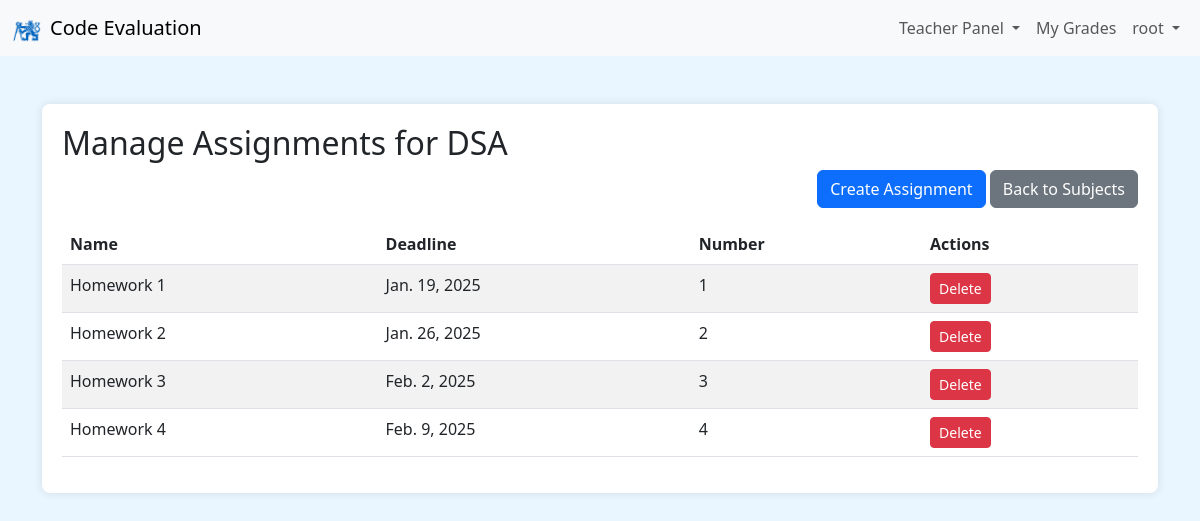
The app's page /teacher/subjects/2/assignments/ (signed in) with its own data.
### upload/models.py (models this page shows, shortened)
class Subject(models.Model):
    name = models.CharField(max_length=100)
    description = models.TextField()

class Assignment(models.Model):
    subject = models.ForeignKey(Subject, on_delete=models.CASCADE, related_name='assignments')
    name = models.CharField(max_length=100)
    description = models.TextField()
    deadline = models.DateField()
    number = models.PositiveIntegerField()
    max_points = models.PositiveIntegerField(default=10, help_text="Максимальное количество баллов за это задание.")
    max_uploads = models.PositiveIntegerField(default=20, help_text="Максимальное количество загрузок для студента.")

### upload/views.py (the view)
# urls.py: path('teacher/subjects/<int:pk>/assignments/', views.teacher_assignment_list, name='teacher_assignment_list'),
@login_required
@user_passes_test(is_teacher)
def teacher_assignment_list(request, pk):
    subject = get_object_or_404(Subject, pk=pk)
    assignments = subject.assignments.all()
    return render(request, 'upload/teacher/assignment_list.html', {
        'subject': subject,
        'assignments': assignments
    })

### upload/context_processors.py (called while the page is built)
def is_teacher_context(request):
    if request.user.is_authenticated:
        is_teacher_flag = request.user.is_superuser or request.user.groups.filter(name="Teachers").exists()
    else:
        is_teacher_flag = False
    return {
        'is_teacher_flag': is_teacher_flag
    }

### upload/views.py (called while the page is built)
def is_teacher(user):
    return user.is_superuser or user.groups.filter(name='Teachers').exists()

### upload/templates/upload/teacher/assignment_list.html
{% extends 'upload/base.html' %}
{% block content %}
<div class="content-container">
    <h2>Manage Assignments for {{ subject.name }}</h2>
    <div class="text-end mb-3">
        <a href="{% url 'upload:teacher_assignment_create' pk=subject.pk %}" class="btn btn-primary">Create Assignment</a>
        <a href="{% url 'upload:teacher_subject_list' %}" class="btn btn-secondary">Back to Subjects</a>
    </div>
    <table class="table table-striped">
        <thead>
            <tr>
                <th>Name</th>
                <th>Deadline</th>
                <th>Number</th>
                <th>Actions</th>
            </tr>
        </thead>
        <tbody>
            {% for assignment in assignments %}
            <tr>
                <td>{{ assignment.name }}</td>
                <td>{{ assignment.deadline }}</td>
                <td>{{ assignment.number }}</td>
                <td>
                    <a href="{% url 'upload:teacher_assignment_delete' pk=assignment.pk %}" class="btn btn-sm btn-danger">
                        Delete
                    </a>
                </td>
            </tr>
            {% empty %}
            <tr>
                <td colspan="4">No assignments found.</td>
            </tr>
            {% endfor %}
        </tbody>
    </table>
</div>
{% endblock %}

### upload/templates/upload/base.html (shortened to what this page needs)
{% load crispy_forms_tags static %}
<!DOCTYPE html>
<html lang="en">
<head>
    <link href="https://cdn.jsdelivr.net/npm/bootstrap@5.3.0/dist/css/bootstrap.min.css" rel="stylesheet">
</head>
<body>
    <nav class="navbar navbar-expand-lg navbar-light bg-light">
        <div class="container-fluid">
            <a class="navbar-brand d-flex align-items-center" href="{% url 'upload:subject_list' %}">
                <img src="{% static 'CVUT_znak.png' %}" alt="Logo" width="30" height="30" class="d-inline-block align-text-top me-2">
                Code Evaluation
            </a>
            <div class="collapse navbar-collapse" id="navbarNav">
                <ul class="navbar-nav ms-auto">
                    {% if user.is_authenticated %}
                        {% if is_teacher_flag %}
                            <li class="nav-item dropdown">
                                <a class="nav-link dropdown-toggle" href="#" id="teacherDropdown" role="button"
                                data-bs-toggle="dropdown" aria-expanded="false">
                                    Teacher Panel
                                </a>
                            </li>
                        {% endif %}
                        <li class="nav-item">
                            <a class="nav-link" href="{% url 'upload:grades_overview' %}">My Grades</a>
                        </li>
                        <li class="nav-item dropdown">
                            <a class="nav-link dropdown-toggle" href="#" id="userDropdown" role="button" data-bs-toggle="dropdown" aria-expanded="false">
                                {{ user.username }}
                            </a>
                        </li>
                    {% endif %}
                </ul>
            </div>
        </div>
    </nav>
    <div class="container mt-5">
        {% block content %}
        {% endblock %}
    </div>
</body>
</html>

### upload/templates/upload/base.html (style rules this page uses)
body { background-color: #e9f5ff; }
.content-container { background-color: white; padding: 20px; border-radius: 8px; box-shadow: 0 0 10px rgba(0, 0, 0, 0.1); }

### records on screen
Subject: name "DSA"
Assignment: name "Homework 1", deadline "Jan. 19, 2025", number "1"
Assignment: name "Homework 2", deadline "Jan. 26, 2025", number "2"
Assignment: name "Homework 3", deadline "Feb. 2, 2025", number "3"
Assignment: name "Homework 4", deadline "Feb. 9, 2025", number "4"

### other values on screen
{{ user.username }} "root"
